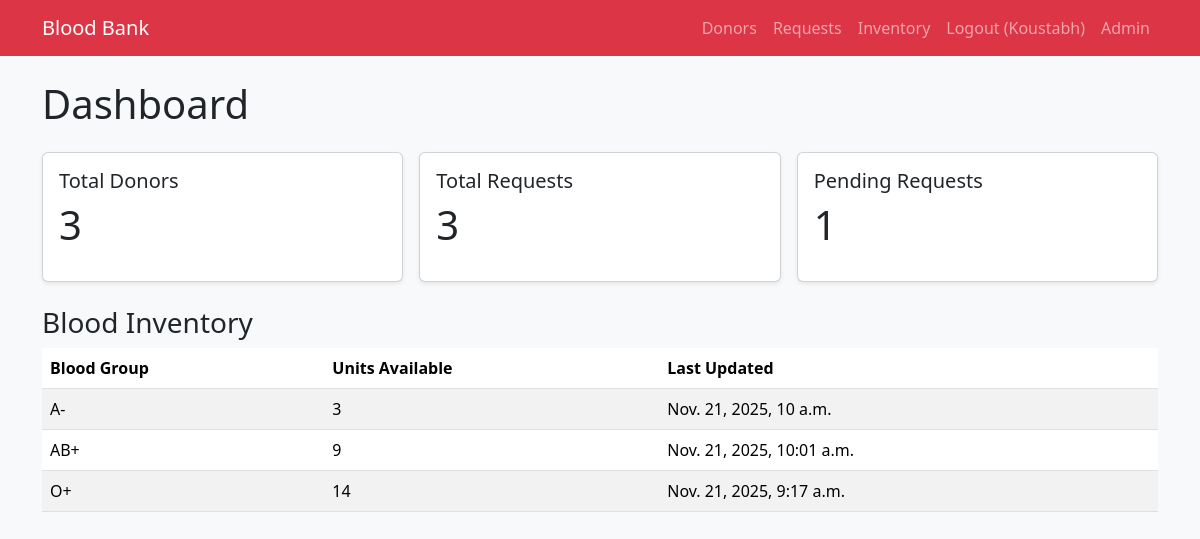
The app's page / (signed in) with its own data.
### bank/models.py (models this page shows, shortened)
class BloodInventory(models.Model):
    BLOOD_GROUP_CHOICES = Donor.BLOOD_GROUP_CHOICES
    blood_group = models.CharField(
        max_length=3,
        choices=BLOOD_GROUP_CHOICES,
        unique=True
    )
    units_available = models.PositiveIntegerField(default=0)
    last_updated = models.DateTimeField(auto_now=True)

### bank/views.py (the view)
# urls.py: path('', views.dashboard, name='dashboard'),
@staff_required
def dashboard(request):
    total_donors = Donor.objects.count()
    total_requests = BloodRequest.objects.count()
    pending_requests = BloodRequest.objects.filter(status='PENDING').count()
    inventory = BloodInventory.objects.all().order_by('blood_group')
    context = {
        'total_donors': total_donors,
        'total_requests': total_requests,
        'pending_requests': pending_requests,
        'inventory': inventory,
    }
    return render(request, 'bank/dashboard.html', context)

### bank/views.py (called while the page is built)
def staff_required(view_func):
    decorated_view = login_required(
        user_passes_test(lambda u: u.is_staff)(view_func)
    )
    return decorated_view

### bank/templates/bank/dashboard.html
{% extends 'bank/base.html' %}
{% block content %}
<h1 class="mb-4">Dashboard</h1>
<div class="row g-3 mb-4">
    <div class="col-md-4">
        <div class="card shadow-sm">
            <div class="card-body">
                <h5>Total Donors</h5>
                <p class="display-6">{{ total_donors }}</p>
            </div>
        </div>
    </div>
    <div class="col-md-4">
        <div class="card shadow-sm">
            <div class="card-body">
                <h5>Total Requests</h5>
                <p class="display-6">{{ total_requests }}</p>
            </div>
        </div>
    </div>
    <div class="col-md-4">
        <div class="card shadow-sm">
            <div class="card-body">
                <h5>Pending Requests</h5>
                <p class="display-6">{{ pending_requests }}</p>
            </div>
        </div>
    </div>
</div>
<h3>Blood Inventory</h3>
<table class="table table-striped table-hover">
    <thead>
        <tr>
            <th>Blood Group</th>
            <th>Units Available</th>
            <th>Last Updated</th>
        </tr>
    </thead>
    <tbody>
        {% for item in inventory %}
        <tr>
            <td>{{ item.blood_group }}</td>
            <td>{{ item.units_available }}</td>
            <td>{{ item.last_updated }}</td>
        </tr>
        {% empty %}
        <tr>
            <td colspan="3">No inventory data.</td>
        </tr>
        {% endfor %}
    </tbody>
</table>
{% endblock %}

### bank/templates/bank/base.html (shortened to what this page needs)
<!DOCTYPE html>
<html lang="en">
<head>
    <link
      href="https://cdn.jsdelivr.net/npm/bootstrap@5.3.3/dist/css/bootstrap.min.css"
      rel="stylesheet"
    >
</head>
<body class="bg-light">
<nav class="navbar navbar-expand-lg navbar-dark bg-danger mb-4">
    <div class="container">
        <a class="navbar-brand" href="{% url 'dashboard' %}">Blood Bank</a>
        <div class="collapse navbar-collapse" id="navbarNav">
            <ul class="navbar-nav ms-auto">
                {% if user.is_authenticated %}
                    <li class="nav-item"><a class="nav-link" href="{% url 'donor_list' %}">Donors</a></li>
                    <li class="nav-item"><a class="nav-link" href="{% url 'request_list' %}">Requests</a></li>
                    <li class="nav-item"><a class="nav-link" href="{% url 'inventory_list' %}">Inventory</a></li>
                    <li class="nav-item">
                        <a class="nav-link" href="{% url 'logout' %}">Logout ({{ user.username }})</a>
                    </li>
                {% else %}
                    <li class="nav-item">
                        <a class="nav-link" href="{% url 'login' %}">Login</a>
                    </li>
                {% endif %}
                <li class="nav-item"><a class="nav-link" href="/admin/">Admin</a></li>
            </ul>
        </div>
    </div>
</nav>
<div class="container mb-4">
    {% block content %}{% endblock %}
</div>
</body>
</html>

### records on screen
BloodInventory: blood_group "A-", units_available "3", last_updated "Nov. 21, 2025, 10 a.m."
BloodInventory: blood_group "AB+", units_available "9", last_updated "Nov. 21, 2025, 10:01 a.m."
BloodInventory: blood_group "O+", units_available "14", last_updated "Nov. 21, 2025, 9:17 a.m."

### other values on screen
{{ user.username }} "Koustabh"
{{ total_donors }} "3"
{{ total_requests }} "3"
{{ pending_requests }} "1"
